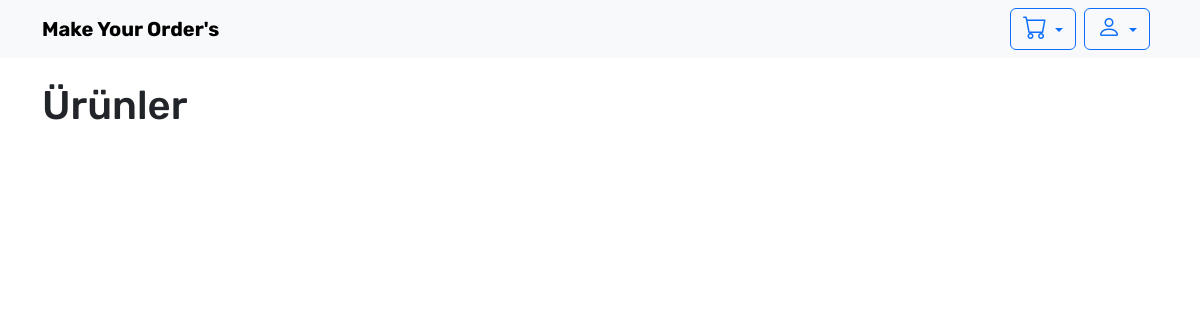
Before: /user_dashboard/ with the older database file.
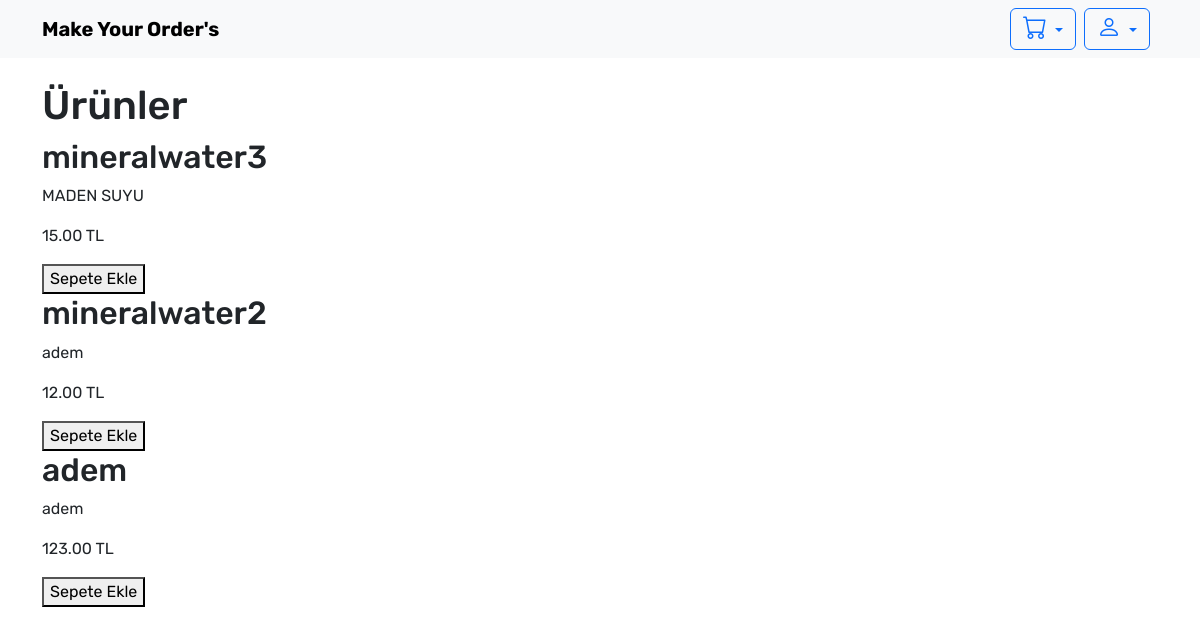
After: the same page with the newer database file.
### waterproject/models.py (models this page shows, shortened)
class Product(models.Model):
    category = models.ForeignKey(Category, on_delete=models.CASCADE, related_name='products')
    name = models.CharField(max_length=100)
    description = models.TextField()
    price = models.DecimalField(max_digits=8, decimal_places=2)
    stock = models.IntegerField(default=0)
    image = models.ImageField(upload_to='products/', null=True, blank=True)

### waterproject/views.py (the view)
# urls.py: path('user_dashboard/', views.user_dashboard, name='user_dashboard'),
def user_dashboard(request):
    products = Product.objects.all()  # Tüm ürünleri alıyoruz
    return render(request, 'dashboard/user_dashboard.html', {'products': products})

### waterproject/templates/dashboard/user_dashboard.html (shortened to what this page needs)
{% extends "dashboardbase.html" %}
{% load static %}
{% block content %}
<body>
   <header>
    <nav class="navbar navbar-expand-lg navbar-light bg-light">
        <div class="container">
            <a class="navbar-brand" onclick="showTab('order')" href="#">Make Your Order's</a>
            <div class="d-flex ml-auto align-items-center">
                <div class="dropdown">
                    <a href="#" class="btn btn-outline-primary dropdown-toggle me-2" id="dropdownMenuButton" data-bs-toggle="dropdown" aria-expanded="false">
                        <i class="bi bi-cart"></i>
                    </a>
                </div>
                <div class="dropdown">
                    <a href="#" class="btn btn-outline-primary dropdown-toggle me-2" id="profileDropdown" data-bs-toggle="dropdown" aria-expanded="false">
                        <i class="bi bi-person"></i>
                    </a>
                </div>
            </div>
        </div>
    </nav>
  </header>
  <div class="container mt-4">
      <div id="order" class="tab-content">
        <h1>Ürünler</h1>
        <div id="product-container">
            {% for product in products %}
            <div class="product-card" data-id="{{ product.id }}" data-name="{{ product.name }}" data-price="{{ product.price }}">
                <h2>{{ product.name }}</h2>
                <p>{{ product.description }}</p>
                <p>{{ product.price }} TL</p>
                <button class="add-to-cart">Sepete Ekle</button>
            </div>
            {% endfor %}
        </div>
      </div>
  </div>
</body>
{% endblock %}

### templates/dashboardbase.html (shortened to what this page needs)
{% load static %}
<html lang="en">
   {% load static %}
<head>
   <link href="{% static 'bootstrap.min.css' %}" rel="stylesheet" id="bootstrap-css">
   <link rel="stylesheet" href="https://cdnjs.cloudflare.com/ajax/libs/bootstrap-icons/1.10.3/font/bootstrap-icons.min.css">
   <link rel="stylesheet" href={% static 'css/userpage.css' %}>
   <link rel="stylesheet" href="https://stackpath.bootstrapcdn.com/font-awesome/4.7.0/css/font-awesome.min.css" />
</head>
<body>
    {% block content%}{% endblock %}
</body>

### static/css/userpage.css (style rules this page uses)
* { font-family: "Rubik"; }
body { margin: 0; }
header { margin-bottom: 20px; }
.navbar-brand { font-weight: bold; }
.btn i { font-size: 24px; }

Changed rows visible on the page:
added Product: name "mineralwater3", description "MADEN SUYU", price "15.00"
added Product: name "mineralwater2", description "adem", price "12.00"
added Product: name "adem", description "adem", price "123.00"
